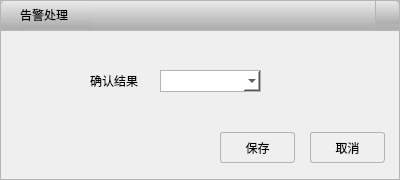
<?xml version="1.0" encoding="UTF-8"?>
<ui version="4.0">
 <class>WarningDisposDlg</class>
 <widget class="QDialog" name="WarningDisposDlg">
  <property name="geometry">
   <rect>
    <x>0</x>
    <y>0</y>
    <width>400</width>
    <height>180</height>
   </rect>
  </property>
  <property name="windowTitle">
   <string>Dialog</string>
  </property>
  <property name="styleSheet">
   <string notr="true">border:1px solid rgb(180,180,180);</string>
  </property>
  <layout class="QVBoxLayout" name="verticalLayout">
   <property name="spacing">
    <number>0</number>
   </property>
   <property name="leftMargin">
    <number>0</number>
   </property>
   <property name="topMargin">
    <number>0</number>
   </property>
   <property name="rightMargin">
    <number>0</number>
   </property>
   <property name="bottomMargin">
    <number>0</number>
   </property>
   <item>
    <widget class="QWidget" name="widget" native="true">
     <property name="minimumSize">
      <size>
       <width>0</width>
       <height>30</height>
      </size>
     </property>
     <property name="maximumSize">
      <size>
       <width>16777215</width>
       <height>30</height>
      </size>
     </property>
     <property name="styleSheet">
      <string notr="true">border-top-left-radius:5px;
border-top-right-radius:5px;
border-bottom-left-radius:0px;
border-bottom-right-radius:0px;
background-color: qlineargradient(spread:pad, x1:0, y1:0, x2:0, y2:1, stop:0 rgba(235, 235, 235, 255), stop:1 rgba(170, 170, 170, 255));</string>
     </property>
     <widget class="QLabel" name="label_4">
      <property name="geometry">
       <rect>
        <x>20</x>
        <y>1</y>
        <width>71</width>
        <height>28</height>
       </rect>
      </property>
      <property name="styleSheet">
       <string notr="true">font: 12pt &quot;黑体&quot;;
border:none</string>
      </property>
      <property name="text">
       <string>告警处理</string>
      </property>
     </widget>
     <widget class="QPushButton" name="m_btnClose">
      <property name="geometry">
       <rect>
        <x>375</x>
        <y>0</y>
        <width>25</width>
        <height>25</height>
       </rect>
      </property>
      <property name="minimumSize">
       <size>
        <width>25</width>
        <height>25</height>
       </size>
      </property>
      <property name="maximumSize">
       <size>
        <width>25</width>
        <height>25</height>
       </size>
      </property>
      <property name="styleSheet">
       <string notr="true">
border-top-left-radius:0px;
border-top-right-radius:5px;
border-bottom-left-radius:0px;
border-bottom-right-radius:0px;</string>
      </property>
      <property name="text">
       <string/>
      </property>
     </widget>
    </widget>
   </item>
   <item>
    <widget class="QWidget" name="widget_2" native="true">
     <widget class="QLabel" name="m_labelInfo1">
      <property name="geometry">
       <rect>
        <x>90</x>
        <y>40</y>
        <width>71</width>
        <height>21</height>
       </rect>
      </property>
      <property name="styleSheet">
       <string notr="true">font: 12pt &quot;黑体&quot;;
border:none</string>
      </property>
      <property name="text">
       <string>确认结果</string>
      </property>
     </widget>
     <widget class="QPushButton" name="m_btnSave">
      <property name="geometry">
       <rect>
        <x>220</x>
        <y>102</y>
        <width>75</width>
        <height>31</height>
       </rect>
      </property>
      <property name="styleSheet">
       <string notr="true">font: 12pt &quot;黑体&quot;;
border-radius:3px;
border:1px solid rgb(180,180,180)</string>
      </property>
      <property name="text">
       <string>保存</string>
      </property>
     </widget>
     <widget class="QPushButton" name="m_btnCancel">
      <property name="geometry">
       <rect>
        <x>310</x>
        <y>102</y>
        <width>75</width>
        <height>31</height>
       </rect>
      </property>
      <property name="styleSheet">
       <string notr="true">font: 12pt &quot;黑体&quot;;
border-radius:3px;
border:1px solid rgb(180,180,180)</string>
      </property>
      <property name="text">
       <string>取消</string>
      </property>
     </widget>
     <widget class="QComboBox" name="m_comboResult">
      <property name="geometry">
       <rect>
        <x>160</x>
        <y>40</y>
        <width>101</width>
        <height>22</height>
       </rect>
      </property>
      <property name="styleSheet">
       <string notr="true">background-color: rgb(255, 255, 255);</string>
      </property>
     </widget>
    </widget>
   </item>
  </layout>
 </widget>
 <resources/>
 <connections/>
</ui>
